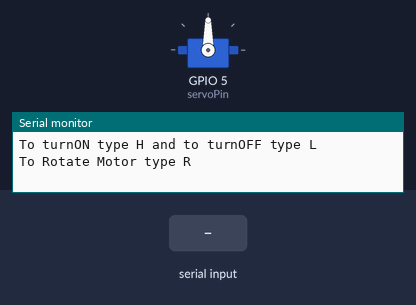
Recording of a sketch running on a simulated ESP32. Shown: servo, the last lines printed to the serial monitor. The test bench sets the inputs (shaded band). Nothing arrives over Bluetooth unless stated.

Above: at 1.2 s.
1.3 s: "90,45\n" received over the second serial link
At 2.5 s:
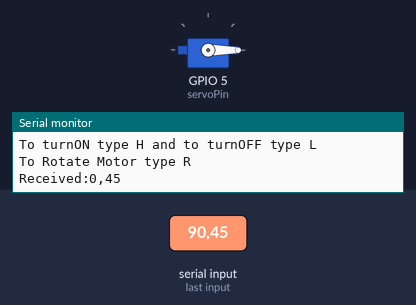
2.8 s: "5\n" received over the second serial link
Timing chart, 0 to 5.8 s (numbered marks = the images above; inputs shaded):
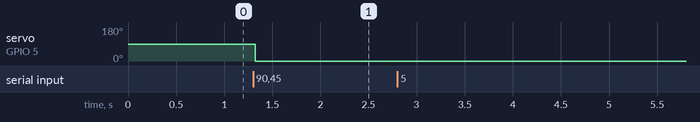

Measured:
- after the input at 1.3 s, servo on GPIO 5 (servoPin): 90° → 0° at once

The sketch:

Servo_using_Bluetooth.ino
```cpp
#include <BluetoothSerial.h>
#include <ESP32Servo.h>

BluetoothSerial SerialBT;
Servo myServo;

String angle;
char receivedChar;  //To store received value in character

const char turnON = 'H';
const char turnOFF = 'L';

int servo1Angle =90;
int servo1AngleMin =0;
int servo1AngleMax = 180;
const int servoPin = 5;

void setup() {
  // put your setup code here, to run once:
  Serial.begin(115200);
  SerialBT.begin("ESP32_Bluetooth_LED");

  Serial.println("The device is Started and now you can pair the bluetooth");
  Serial.println("To turnON type H and to turnOFF type L");
  Serial.println("To Rotate Motor type R");
  myServo.attach(servoPin);

}

void loop() {
  // put your main code here, to run repeatedly:
  receivedChar = (char)SerialBT.read();


  //if (Serial.available()){
   // SerialBT.write(Serial.read());
  //}

  while (SerialBT.available()){
    receivedChar = (char)SerialBT.read();
    angle += receivedChar;
    if (receivedChar == '\n'){
      SerialBT.print("Received:");// write on BT app
      SerialBT.println(angle);// write on BT app

      Serial.print("Received:");//print on Serial Monitor
      Serial.println(angle); //print on Serial Monitor

      servo1Angle = angle.toInt() ;//convert it to integer

      if(servo1Angle <=servo1AngleMax && servo1Angle >=servo1AngleMin){
        myServo.write(servo1Angle);//move servo to that angle
      }

      angle = "";
      }
    }
  delay(20);
}
```
